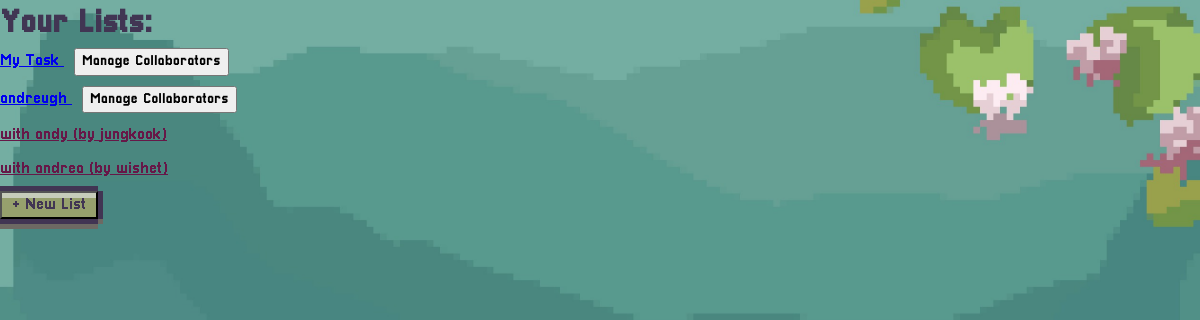
Page /collaboration (signed in) on the committed database.
### tables this page shows
CREATE TABLE lists (
            list_id INTEGER PRIMARY KEY AUTOINCREMENT,
            list_name TEXT NOT NULL,
            owner_id INTEGER NOT NULL,
            FOREIGN KEY (owner_id) REFERENCES users (user_id) 
        );

### App.py (the view)
@app.route('/collaboration')
def collaboration():
    if 'user_id' not in session:
        flash("Please login to view your lists.")
        return redirect(url_for('login'))
    user_id = session['user_id']
    current_list_id = request.args.get('list_id')
    if current_list_id:
        try:
            current_list_id = int(current_list_id)
        except ValueError:
            current_list_id = None
    conn = sqlite3.connect(DB_path)
    cursor = conn.cursor()
    cursor.execute('''
        SELECT l.list_id, l.list_name, u.name AS owner_name
        FROM lists l
        JOIN users u ON l.owner_id = u.user_id
        LEFT JOIN list_collaborators lc ON l.list_id = lc.list_id
        WHERE l.owner_id = ? OR lc.user_id = ?
        GROUP BY l.list_id
        ORDER BY l.list_id ASC
    ''', (user_id, user_id))
    lists = cursor.fetchall()
    conn.close()
    return render_template('collaboration.html', lists=lists, current_list_id=current_list_id, get_collaborators=get_collaborators)

### App.py (called while the page is built)
@app.after_request
def add_header(response):
    response = make_response(response)
    response.headers['Cache-Control'] = 'no-cache, no-store, must-revalidate, max-age=0'
    response.headers['Pragma'] = 'no-cache'
    response.headers['Expires'] = '0'
    return response

def get_collaborators(list_id):
    conn = sqlite3.connect(DB_path)
    cursor = conn.cursor()
    cursor.execute('''
        SELECT u.user_id, u.name, u.email
        FROM list_collaborators lc
        JOIN users u ON lc.user_id = u.user_id
        WHERE lc.list_id = ?
    ''', (list_id,))
    collaborators = cursor.fetchall()
    conn.close()
    return collaborators

### templates/collaboration.html (shortened to what this page needs)
{% extends 'base.html' %}
{% block styles %}
{{ super() }}
{% endblock %}
{% block body %}
<div class="lists">
    <h1>Your Lists:</h1>
    {% for list in lists %}
        {% set lid, lname, owner_name = list %}
        <div class="list-item">
            <a href="{{ url_for('index', list_id=lid) }}"
               class="{% if lid == current_list_id %}active{% endif %} {% if owner_name != session.name %}shared{% endif %}">
               {{ lname }} {% if owner_name != session.name %}(by {{ owner_name }}){% endif %}
            </a>
            {% if owner_name == session.name %}
                <button class="collab-btn" onclick="toggleCollabForm({{ lid }})">Manage Collaborators</button>
            {% endif %}
        </div>
    {% endfor %}
    <button class="btn new-list-btn" type="button" onclick="toggleCreateListForm()">+ New List</button>
</div>
{% endblock %}

### static/style.css (style rules this page uses)
:root { --blue: #413553; --lightgreen: #c6ccba; --darkgreen: #7ba87c; --pink: #ba8a90; --lightpink: #daa9af; --darkpink: #a17c86; --red: #b77272; --orange: #cca76b; --purple: #a497a5; --mutegreen: #96a06d; --gray: #6d6963; --navy: #1c1c71; --yellow: #d8d99f; --lightblue: #b1c2ef; }
*, *::before, *::after { box-sizing: border-box; }
* { margin: 0; }
@media (prefers-reduced-motion: no-preference) { html { interpolate-size: allow-keywords; } }
body { line-height: 1.5; -webkit-font-smoothing: antialiased; font-family: Pixellari; background-image: url("images/pond_bg.png"); background-size: cover; background-repeat: no-repeat; color: var(--blue); overflow: hidden; }
input, button, textarea, select { font: inherit; }
p, h1, h2, h3, h4, h5, h6 { overflow-wrap: break-word; }
h1, h2, h3, h4, h5, h6 { text-wrap: balance; }
.btn { display: inline-block; cursor: pointer; box-shadow: 0px 5px var(--blue), 0px -5px var(--blue), 5px 0px var(--blue), -5px 0px var(--blue), 0px 10px var(--gray), 5px 5px var(--gray), -5px 5px var(--gray), inset 0px 5px var(--lightgreen); background-color: var(--mutegreen); padding: 0px 10px 0px 10px; text-align: center; color: var(--blue); }

### templates/collaboration.html (style rules this page uses)
.list-item { margin-bottom: 10px; }
.collab-btn { margin-left: 10px; font-size: 0.9em; }
.shared { color: rgb(102, 24, 72); }

### rows in the picture
lists: list_name "My Task"
lists: list_name "andreugh"
lists: list_name "with andy", owner_name "jungkook"
lists: list_name "with andrea", owner_name "wishet"
